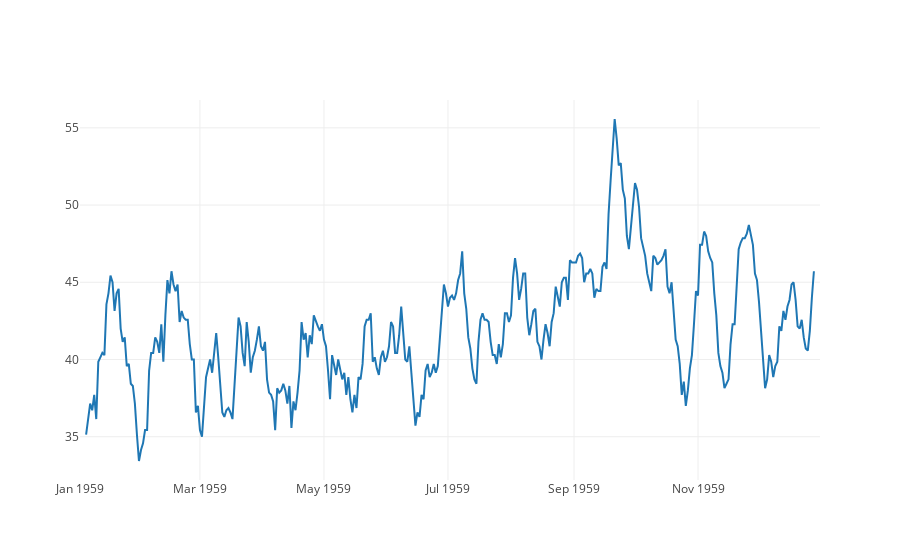

Here is the notebook cell this chart was saved with:
### Code cell
fig = go.Figure(data=data)
iplot(fig)

### Figure 1 — Plotly figure (JSON) as saved in the notebook; plotly's stock layout.template omitted (floating-point values rounded to 4 significant figures; data arrays with more than 128 entries replaced by an {"elided": "..."} marker saying what was removed)
{"data": [{"type": "scatter", "uid": "8bc635b0-b255-4908-8a09-9727a281225e", "x": {"elided": "365 str values"}, "y": {"elided": "365 float values"}}], "layout": {"autosize": true, "xaxis": {"autorange": true, "range": ["1959-01-01", "1959-12-31"], "type": "date"}, "yaxis": {"autorange": true, "range": [32.2, 56.8], "type": "linear"}}}
